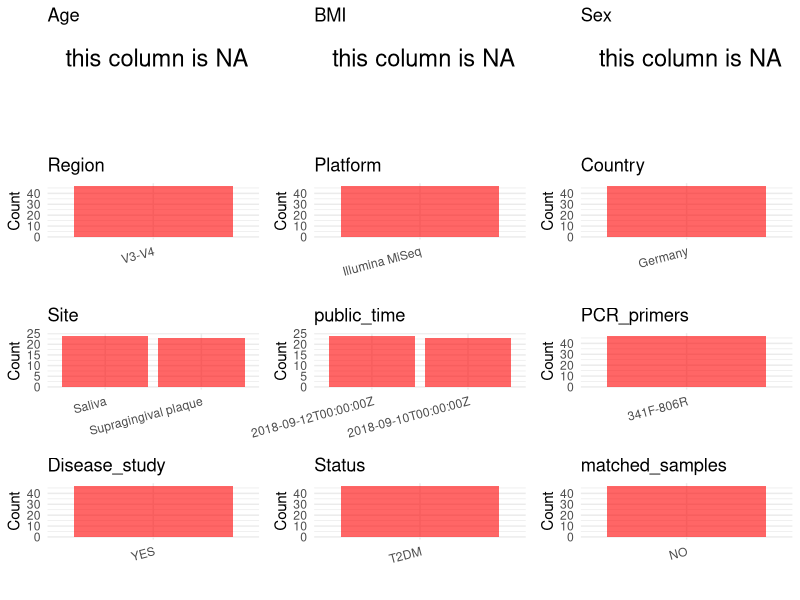

Here is the R script that generated this plot: (Note: this script raises an error after producing the figure.)
## ---- chunk 1
# Load necessary libraries
library(dplyr)
library(ggplot2)
library(cowplot)
# Set working directory (update this path to your local directory)
setwd("/Users/dongbiao/Documents/oral/global-oral-microbiome/data/projects/PRJEB28369/")

# Read the initial metadata files
initial_meta<-read.csv("SraRunTable.csv",header = T)

head(initial_meta)
## ---- chunk 2
# Create a uniform metadata dataframe
sites <- sapply(strsplit(initial_meta$Sample_name, "_"), function(x) x[3])
sites[sites == "plaque (t =2)"] <- "Supragingival plaque"
sites[sites == "plaque"] <- "Supragingival plaque"
metadata <- data.frame(
  BioProject = initial_meta$BioProject,
  Run = initial_meta$Run,
  sample_name = initial_meta$Sample_name,
  Age = NA,
  BMI = NA,
  Sex=NA,
  Region = "V3-V4",
  Platform = initial_meta$Instrument,
  Country = initial_meta$geo_loc_name_country,
  Site = sites,
  public_time = initial_meta$ReleaseDate,
  stringsAsFactors = FALSE
)
## ---- chunk 3
# Add information obtained from the publication
metadata$PCR_primers <- "341F-806R"
metadata$title <- "Obesity alters composition and diversity of the oral microbiota in patients with type 2 diabetes mellitus independently of glycemic control"
metadata$Disease_study <- "YES"

# Assign disease status based on sample_name patterns
metadata$Status <- "T2DM"

# Create matched_samples column
metadata$matched_samples <- "NO"

# Check initial data distribution
cat("Initial sample distribution:\n")
table(metadata$sample_name)
table(metadata$Site)
## ---- chunk 4
# Check the number of unique runs and sample names
print(paste("Number of unique runs:", length(unique(metadata$Run))))
print(paste("Number of unique sample names:", length(unique(metadata$sample_name))))
## ---- chunk 5
# Select columns for visualization
plot_data <- metadata %>%
  select(-BioProject, -Run, -sample_name, -title)

# Function to create simple plots for each column
create_simple_plots <- function(data) {
  plots <- list()
  
  for (col in colnames(data)) {
    # Check if the column is all NA
    if (all(is.na(data[[col]]))) {
      # Create an empty plot with text indicating all NA
      p <- ggplot() +
        annotate("text", x = 0.5, y = 0.5, label = "this column is NA", size = 6) +
        labs(title = col) +
        theme_void()
    } else if (is.numeric(data[[col]])) {
      # Numeric variable: histogram
      p <- ggplot(data, aes(x = .data[[col]])) +
        geom_histogram(fill = "blue", alpha = 0.6, bins = 20, na.rm = TRUE) +
        labs(title = col) +
        theme_minimal()
    } else {
      # Categorical variable: bar plot (remove NA values)
      count_data <- as.data.frame(table(data[[col]], useNA = "ifany"))
      p <- ggplot(count_data, aes(x = reorder(Var1, -Freq), y = Freq)) +
        geom_col(fill = "red", alpha = 0.6) +
        labs(title = col, x = NULL, y = "Count") +
        theme_minimal() +
        theme(axis.text.x = element_text(angle = 15, hjust = 1))
    }
    plots[[col]] <- p
  }
  
  return(plots)
}

# Generate and arrange plots
plots <- create_simple_plots(plot_data)
p<-plot_grid(plots$Age, 
          plots$BMI, 
          plots$Sex, 
          plots$Region, 
          plots$Platform, 
          plots$Country, 
          plots$Site,
          plots$public_time, 
          plots$PCR_primers,
          plots$Disease_study,
          plots$Status,
          plots$matched_samples,# add 
          ncol = 3, align = "hv", axis = "lb")
ggsave("Metadata_Summary.png", plot = p, width = 8, height = 6, dpi = 150)
## ---- chunk 6
knitr::include_graphics("Metadata_Summary.png")
## ---- chunk 7
# Reorder columns to match the desired format
metadata <- metadata[, c(
  "BioProject", "Run", "sample_name", "Age", "BMI", "Sex", 
  "Region", "Platform", "Country", "Site", "public_time", 
  "PCR_primers", "title", "Disease_study", "Status","matched_samples"
)]

# Export the uniform metadata to a CSV file
write.csv(metadata, file = "metadata.csv", quote = FALSE)
head(metadata)
